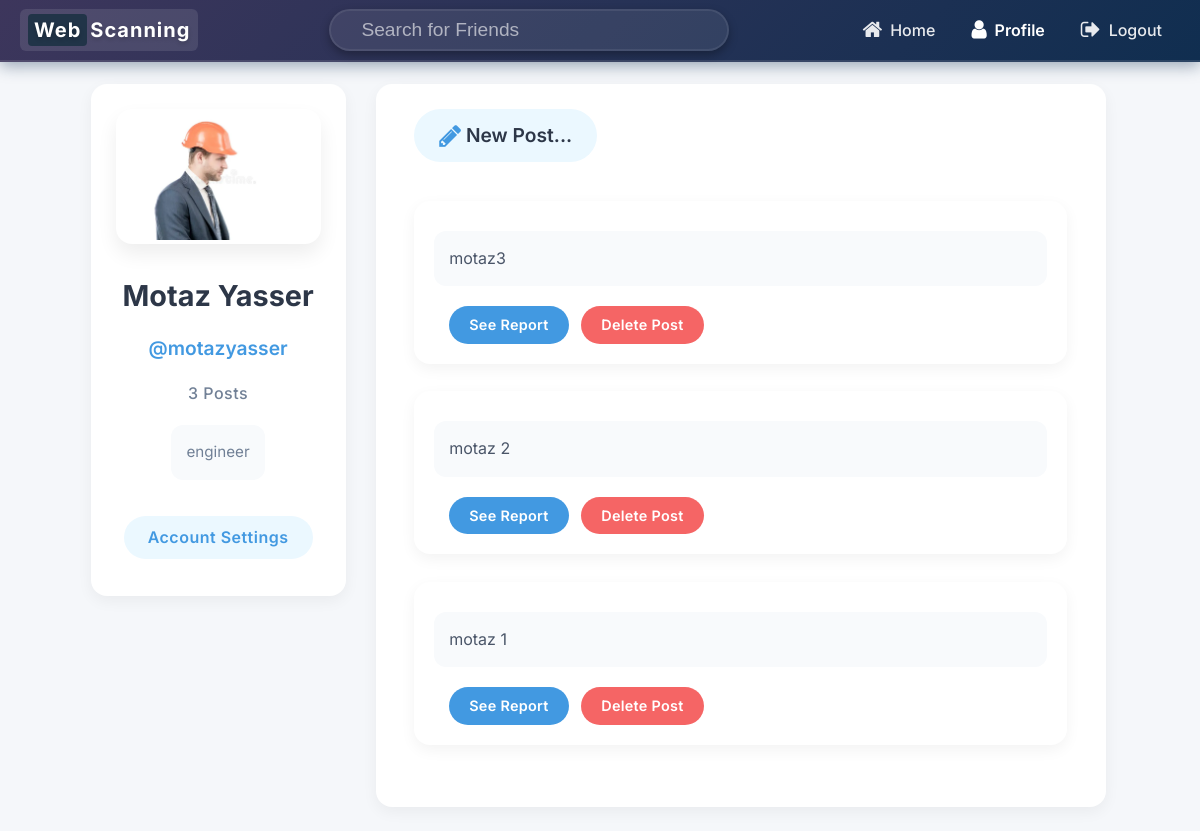
Page /profile/ (signed in) on the committed database.
### core/models.py (models this page shows, shortened)
class User(AbstractUser):
    profile_pic = models.ImageField(default='profile_pics/default.jpg',upload_to='profile_pics')
    bio = models.TextField(null = True ,max_length=500,blank=True,default='')
    def get_num_posts(self):
        return Post.objects.filter(user=self).count()

class Post(models.Model):
    user = models.ForeignKey(User, on_delete=models.CASCADE)
    caption = models.TextField(max_length=600 , null=False)
    date = models.DateTimeField(auto_now_add=True)
    target_url = models.URLField(default="https://example.com")
    description = models.TextField(blank=True, null=True)

### core/views.py (the view)
# urls.py: path('profile/', Profile.as_view(), name='profile_page'),
@method_decorator(login_required(login_url='login_page'), name='dispatch')
class Profile(ListView):
    model = Post
    template_name = 'profile.html'
    paginate_by = 5
    def get_queryset(self):
        return Post.objects.filter(user = self.request.user).order_by('-date')

### Templates/profile.html (shortened to what this page needs)
{%  extends 'base.html' %}
{% load crispy_forms_tags %}
{% load static %}
{% block extra_css %}
<link rel="stylesheet" href="{% static 'css/profile.css' %}">
<link rel="stylesheet" href="{% static 'css/navbar.css' %}">
{% endblock %}
{% block navbar %}
{%  include 'navbar.html' %}
{% endblock navbar %}
{% block content %}
<div class="row" style="margin-top:2%;">
    <div class="col-md-3" style="margin-left:4%; text-align: center;">
        <div class="card card-body" style="border-radius:25px;">
            <img class="img-fluid img-thumbnail"  src="{{request.user.profile_pic.url}}" >
            <h3 >{{request.user.first_name}} {{request.user.last_name}}</h3>
            <a href="#"><h4 >@{{request.user.username}}</h4></a>
            <h6>{{request.user.get_num_posts}} Posts</h6>
            <p>{{request.user.bio}}</p>
            <a href="{% url 'accountsettings' %}"> <h6>Account Settings</h6> </a>
        </div>
    </div>
    <div class="col-md-8" >
        <div class="card card-body"style="border-radius:25px; min-height:100%;">
            <a href="{% url 'newpost' %}" style="margin-left: 2%;"> <h1> <i class="fa fa-pencil fa-lg"></i> New Post...</h1> </a>
                {% for post in object_list %}
                <div class="card" style="margin: 2%;">
                    <div class="card-body">
                        <p class="card-text">{{post.caption}}</p>
                        <a href="{% url 'post_detail' post.id %}" class="btn btn-primary">See Report</a>
                        <form method="POST" action="{% url 'delete_post' post.id %}" style="display:inline;">
                            <button type="submit" class="btn btn-danger" onclick="return confirm('Are you sure you want to delete this post?');">
                              Delete Post
                            </button>
                          </form>
                    </div>
                </div>
                {% endfor %}
        </div>
        <br>
    </div>
</div>
{% endblock content %}

### static/css/profile.css (style rules this page uses)
body { font-family: 'Inter', sans-serif; background-color: #f5f7fa; color: #333; }
.row { margin-top: 2%; }
.card { border: none; transition: all 0.3s cubic-bezier(0.165, 0.84, 0.44, 1); box-shadow: 0 5px 15px rgba(0, 0, 0, 0.05); border-radius: 16px !important; overflow: hidden; }
.card-body { padding: 25px; }
.img-thumbnail { border-radius: 16px; border: none; box-shadow: 0 10px 20px rgba(0, 0, 0, 0.07); transition: all 0.3s ease; max-height: 250px; object-fit: cover; margin-bottom: 20px; }
h3, h4, h6 { margin: 12px 0; }
h3 { font-weight: 700; font-size: 1.8rem; margin-top: 15px; color: #2d3748; }
h4 { color: #4299e1; font-weight: 600; font-size: 1.2rem; }
h6 { color: #718096; font-weight: 500; letter-spacing: 0.5px; }
p { color: #718096; padding: 15px; margin-top: 10px; background-color: #f8fafc; border-radius: 12px; line-height: 1.6; font-size: 0.95rem; }
a h6 { color: #4299e1; transition: all 0.3s ease; padding: 12px 24px; border-radius: 50px; background-color: #ebf8ff; display: inline-block; margin-top: 20px; font-weight: 600; letter-spacing: 0.5px; }
.col-md-3 .card { background: white; }
.col-md-3 .card-body { display: flex; flex-direction: column; align-items: center; text-align: center; }
.col-md-8 .card { background: white; }
.fa-pencil { color: #4299e1; transition: all 0.3s ease; }
a h1 { font-size: 1.2rem; color: #2d3748; padding: 15px 25px; border-radius: 50px; transition: all 0.3s ease; display: inline-block; background-color: #ebf8ff; margin-bottom: 25px; font-weight: 600; }
.col-md-8 .card .card { margin: 20px; border-radius: 12px; background-color: white; }
.col-md-8 .card .card-body { padding: 20px; border-radius: 12px; }
.card-text { font-size: 1rem; margin-bottom: 20px; line-height: 1.6; color: #4a5568; }
.btn { border-radius: 50px; padding: 8px 20px; font-weight: 600; transition: all 0.3s ease; margin-right: 8px; border: none; letter-spacing: 0.3px; font-size: 0.9rem; }
.btn-primary { background-color: #4299e1; color: white; }
.btn-danger { background-color: #f56565; color: white; }

### rows in the picture
User: user.profile_pic (picture), user.first_name "Motaz", user.last_name "Yasser", user.username "motazyasser", user.get_num_posts "3", user.bio "engineer"
Post: caption "motaz3"
Post: caption "motaz 2"
Post: caption "motaz 1"
